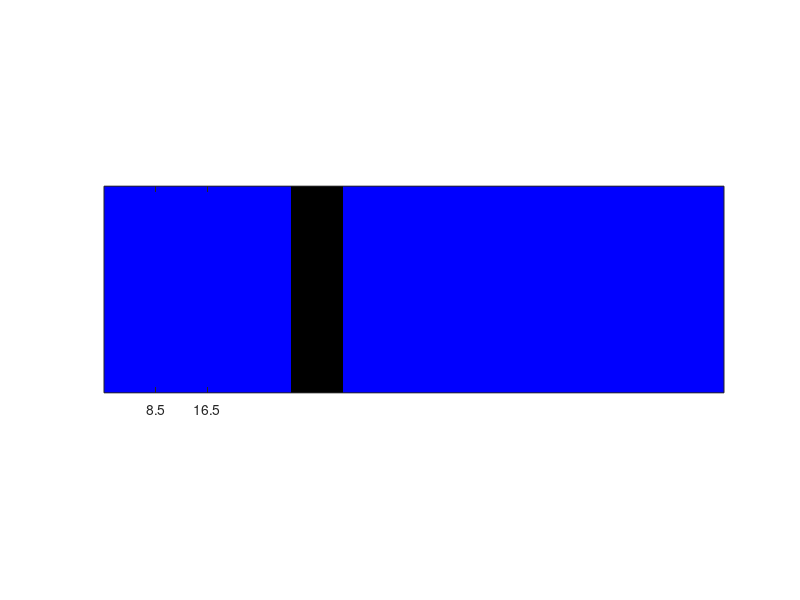

Source code (MATLAB):
numVerticalPixels = 32;
numHorizontalPixels = 96;

blueStripe = zeros(numVerticalPixels,numHorizontalPixels,3);
blueStripe(:,:,3) = 1;
blueStripe(:,30:37,3) = 0;
figure

imagesc(blueStripe)
axis image
set(gca,'XTick',[8.5 16.5])
set(gca,'YTick',[])
%axis off